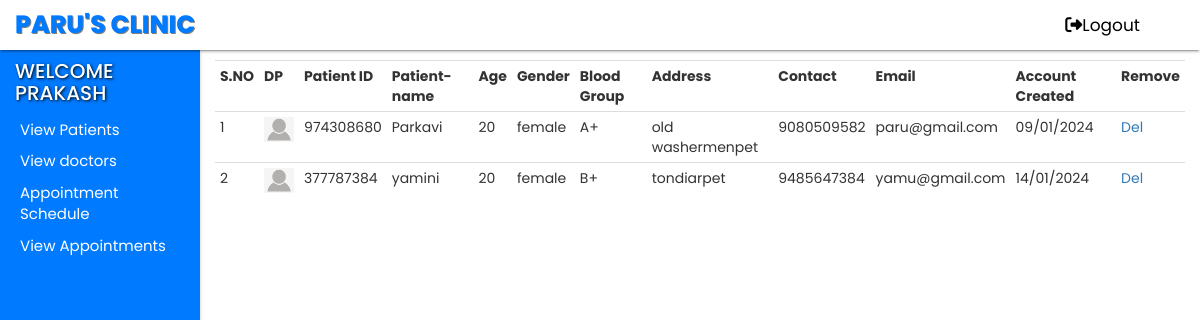
Page /admin/view-patient.php (signed in) on the committed database.
### tables this page shows
CREATE TABLE `patient` (
  `pid` int(50) NOT NULL,
  `patient_id` int(100) NOT NULL,
  `name` varchar(100) NOT NULL,
  `img` varchar(100) NOT NULL,
  `age` int(50) NOT NULL,
  `gender` varchar(100) NOT NULL,
  `bloodgrp` varchar(100) NOT NULL,
  `address` varchar(200) NOT NULL,
  `contact` varchar(50) NOT NULL,
  `email` varchar(100) NOT NULL,
  `password` varchar(100) NOT NULL,
  `creationdate` datetime NOT NULL,
  `updationdate` datetime NOT NULL
);

### admin/view-patient.php (the view, shortened to what this page needs)
<?php
include ("../database.php");
?>
<!DOCTYPE html>
<html lang="en">
<head>
<link rel="stylesheet" href="https://maxcdn.bootstrapcdn.com/bootstrap/3.4.1/css/bootstrap.min.css">
  <link rel="stylesheet" href="https://cdnjs.cloudflare.com/ajax/libs/font-awesome/6.4.0/css/all.min.css" />
</head>
<body>
  <nav class="navbar navbar-default navbar-fixed-top navigationbar" id="navi">
    <div class="container-fluid">
      <div class="navbar-header">
        <a class="navbar-brand website-name" href="admindashboard.php">PARU'S CLINIC</a>
      </div>
      <div class="collapse navbar-collapse text-center" id="myNavbar">
        <ul class="nav navbar-nav navbar-right" style="margin-right:30px;display:flex;justify-content: baseline;align-items:baseline;">
          <li><a href="../logout.php" class="navigation-links"><i class="fa-solid fa-right-from-bracket"></i>Logout</a></li>
        </ul>
      </div>
    </div>
  </nav>
<div class="container-fluid">
<div class="row">
    <div class="col-md-4 col-lg-2 col-xl-2 col-sm-4 col-xs-4 navigation-links-container">
      <h4 style="text-transform:uppercase; font-size:20px; color:white; text-shadow:1px 1px 3px black; text-decoration:none;">
      WELCOME <?php echo $_SESSION["name"];?></h4>
      <div class="links-box">
      <a href="view-patient.php" class="links"> View Patients</a>
      <a href="view-doctor.php" class="links"> View doctors</a>
        <a href="schedule-appointment.php" class="links">Appointment Schedule</a>
        <a href="view-appointment.php" class="links active"> View Appointments</a>
      </div>
    </div>
    <div class="col-md-8 col-lg-10 col-xl-10 col-sm-8 col-xs-8 content-display-container">
        <table class="table table-responsive table-condensed">
            <tr>
                <th>S.NO</th>
                <th>DP</th>
                <th>Patient ID</th>
                <th>Patient-name</th>
                <th>Age</th>
                <th>Gender</th>
                <th>Blood Group</th>
                <th>Address</th>
                <th>Contact</th>
                <th>Email</th>
                <th>Account Created</th>
                <th>Remove</th>
                </tr>
        <?php
        $sql="SELECT * FROM patient";
        $res=$db->query($sql);
        if($res->num_rows>0)
        {
            $i=1;
            while($row=$res->fetch_assoc())
            {
                $patient_id=$row["patient_id"];
                $img=$row["img"];
            $patient_name=$row["name"];
            $age=$row["age"];
            $gender=$row["gender"];
            $bgroup=$row["bloodgrp"];
            $address=$row["address"];
            $email=$row["email"];
            $contact=$row["contact"];
            $acclogs=$row["creationdate"];
             $Date=date("d/m/Y", strtotime($acclogs));
            echo"
            <tr>
            <td>$i</td>";
            echo "<td> <img class='img' src='";
            echo ($img == '') ? 'NO-DP.jpg' : $img;
            echo "'></td>";
           echo"
            <td>$patient_id</td>
            <td>$patient_name</td>
            <td>$age</td>
            <td>$gender</td>
            <td>$bgroup</td>
            <td>$address</td>
            <td>$contact</td>
            <td>$email</td>
            <td>$Date</td>
            <td><a href='delete.php?patient_id=$patient_id'>Del</a></td>
            </tr>
           ";
            $i++;
            }
        }
        ?>
         </table>
    </div>
</div>
</div>
</body>
</html>

### admin/view-patient.php (style rules this page uses)
body { font-family: 'Poppins', sans-serif; }
.navigationbar { background-color: #fff; border:none; box-shadow:0 3px 1px -2px rgba(0, 0, 0, 0.2), 0 2px 2px 0 rgba(0, 0, 0, 0.14), 0 1px 5px 0 rgba(0, 0, 0, 0.12); }
.website-name { margin-left:5px; color: #007aff !important; text-shadow:1px 1px grey; font-size:25px; font-weight:800; }
.navigation-links { font-size:17px; color:black!important; transition:0.1s linear all; }
.navigation-links-container { box-shadow:0 3px 1px -2px rgba(0, 0, 0, 0.2), 0 2px 2px 0 rgba(0, 0, 0, 0.14), 0 1px 5px 0 rgba(0, 0, 0, 0.12); margin-top:50px; height:92vh; background-color:#007aff; }
.navigation-links-container .links { text-decoration: none; color:white; font-size:15px; padding:5px; }
.links-box { display:flex; flex-direction:column; }
table { margin-top:60px; }
.img { width:30px; height:25px; }

### rows in the picture
patient: patient "974308680", name "Parkavi", age "20", gender "female", bloodgrp "A+", address "old washermenpet", contact "9080509582", email "paru@gmail.com", creationdate "09/01/2024"
patient: patient "377787384", name "yamini", age "20", gender "female", bloodgrp "B+", address "tondiarpet", contact "9485647384", email "yamu@gmail.com", creationdate "14/01/2024"

### other values in the picture
$_SESSION["name"] "PRAKASH"
